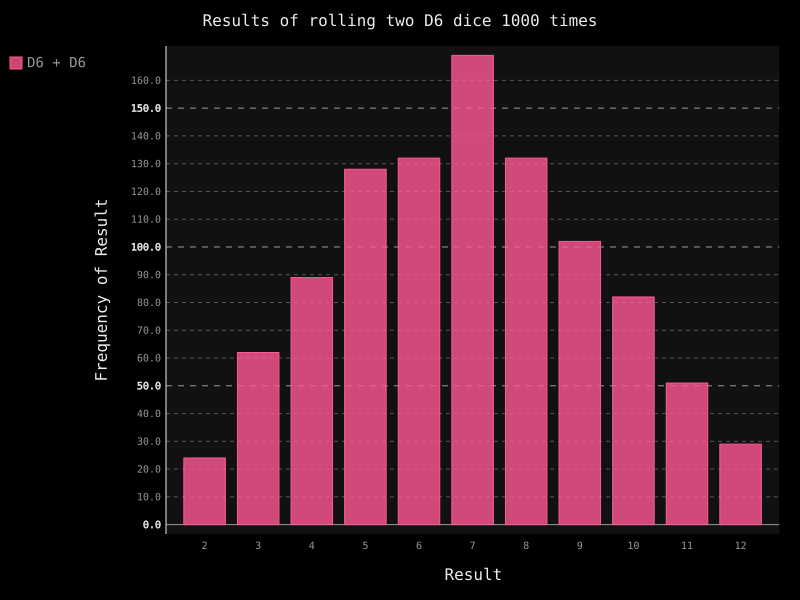

Write the Python code that produced this figure.
from die import Die
import pygal

# Create two D6 dice
die_1 = Die()
die_2 = Die()

# Make some rolls and store results in a list
results = []
for roll_num in range(1000):
    result = die_1.roll() + die_2.roll()
    results.append(result)

# Analyze the results
frequencies = []
max_result = die_1.num_sides + die_2.num_sides
for value in range(2, max_result+1):
    frequency = results.count(value)
    frequencies.append(frequency)

# Visualize the results
hist = pygal.Bar()

hist.title = "Results of rolling two D6 dice 1000 times"
hist.x_labels = ['2', '3', '4', '5', '6', '7', '8', '9', '10', '11', '12']
hist.x_title = "Result"
hist.y_title = "Frequency of Result"

hist.add("D6 + D6", frequencies)
hist.render_to_file("die_visual.svg")
